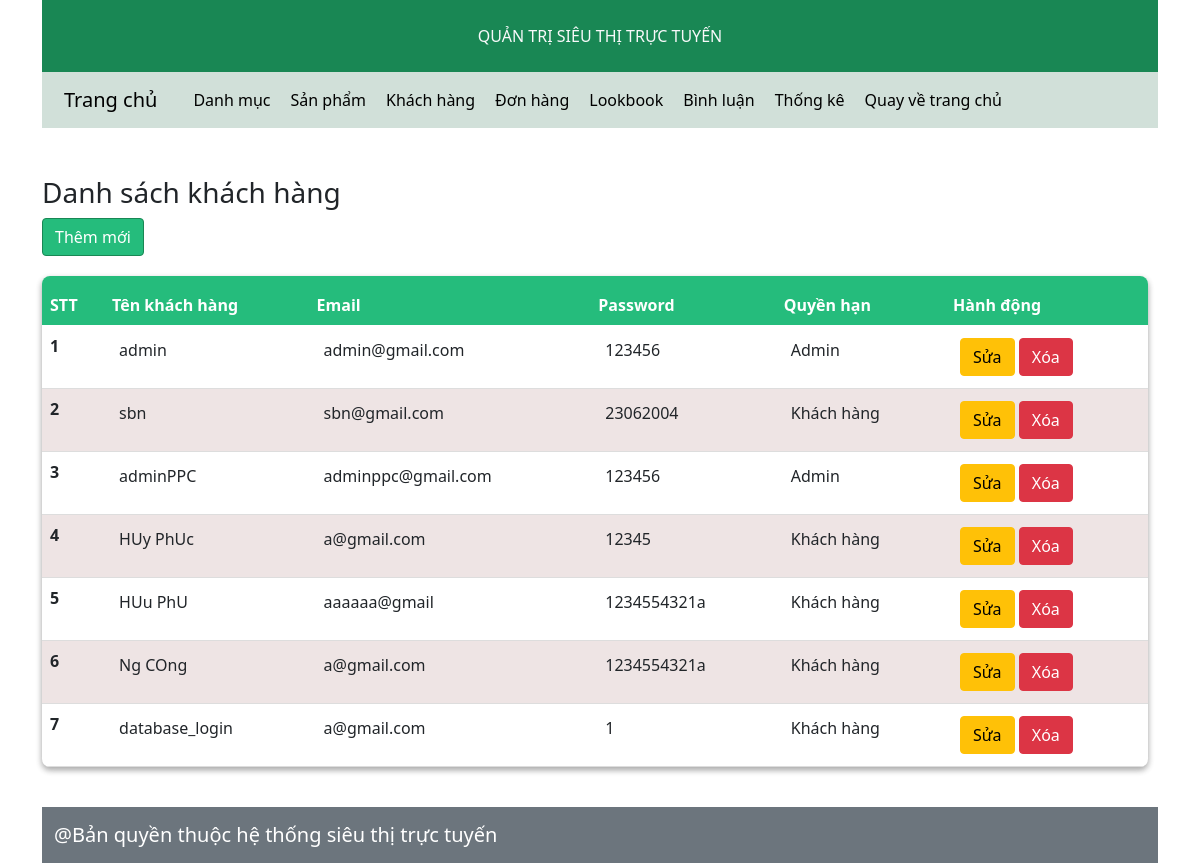
Page /admin/index.php?act=listuser on the committed database.
### tables this page shows
CREATE TABLE `users` (
  `id` int(11) NOT NULL,
  `name` varchar(255) DEFAULT NULL,
  `password` varchar(255) DEFAULT NULL,
  `email` varchar(255) DEFAULT NULL,
  `role` int(11) DEFAULT 0,
  `image_user` varchar(255) NOT NULL
);

### model/pdo.php (called while the page is built, shortened)
<?php
function pdo_get_connection()
{
    $servername = "localhost";
    $username = "root";
    $password = "";
    try {
        $conn = new PDO("mysql:host=$servername;dbname=duan1", $username, $password);
        $conn->setAttribute(PDO::ATTR_ERRMODE, PDO::ERRMODE_EXCEPTION);
        return $conn;
    } catch (PDOException $e) {
        echo "Connection failed: " . $e->getMessage();
    }
}
function pdo_query($sql)
{
    $sql_args = array_slice(func_get_args(), 1);
    try {
        $conn = pdo_get_connection();
        $stmt = $conn->prepare($sql);
        $stmt->execute($sql_args);
        $rows = $stmt->fetchAll();
        return $rows;
    } catch (PDOException $e) {
        throw $e;
    } finally {
        unset($conn);
    }
}

### model/khachhang.php (called while the page is built, shortened)
<?php
    function list_users(){
        $sql = "SELECT * from users";
        $result = pdo_query($sql);
        return $result;
    }
?>

### admin/users/list-user.php (the view, shortened to what this page needs)
<div class="col-md-12" style="width:1130px">
    <h3>Danh sách khách hàng</h3>
    <a href="?act=adduser" class="btn btn-success" style="background-color:#25bc7c">Thêm mới</a>
    <table class="table" id="table_sta">
        <thead>
            <tr>
                <th scope="col">STT</th>
                <th scope="col">Tên khách hàng</th>
                <th scope="col">Email</th>
                <th scope="col">Password</th>
                <th scope="col">Quyền hạn</th>
                <th scope="col">Hành động</th>
            </tr>
        </thead>
        <tbody>
            <?php foreach($list_users as $key => $value): ?>
            <tr>
                <th scope="row">
                    <?php echo $key + 1; ?>
                </th>
                <td>
                    <?php echo $value['name']; ?>
                </td>
                <td>
                    <?php echo $value['email']; ?>
                </td>
                <td>
                    <?php echo $value['password']; ?>
                </td>
                <td>
                    <?php
                        if($value['role'] == "0"){
                            echo "Khách hàng";
                        } else{
                            echo "Admin";
                        }
                    ?>
                </td>
                <td>
                    <a href="?act=edituser&iduser=<?php echo $value['id']; ?>" class="btn btn-warning">Sửa</a>
                     <button class="btn btn-danger" data-bs-id="<?php echo $value['id']; ?>" data-bs-toggle="modal"
                        data-bs-target="#modalDelete">
                        Xóa
                    </button>
                </td>
            </tr>
            <?php endforeach; ?>
        </tbody>
    </table>
</div>

### css/admin.css (style rules this page uses)
#table_sta { width: 100%; border-collapse: collapse; margin: 20px 0; box-shadow: rgba(0, 0, 0, 0.16) 0px 3px 6px, rgba(0, 0, 0, 0.23) 0px 3px 6px; border-radius: 8px; overflow: hidden; }
#table_sta thead tr { background-color: #25bc7c; height: 50px; color: #ffffff; }
#table_sta td { padding: 12px 15px; }
#table_sta tr { border-bottom: 1px solid #dddddd; }
#table_sta tr:nth-of-type(even) { background-color: #eee4e4; }

### rows in the picture
users: name "admin", email "admin@gmail.com", password "123456", role "Admin"
users: name "sbn", email "sbn@gmail.com", password "23062004", role "Khách hàng"
users: name "adminPPC", email "adminppc@gmail.com", password "123456", role "Admin"
users: name "HUy PhUc", email "a@gmail.com", password "12345", role "Khách hàng"
users: name "HUu PhU", email "aaaaaa@gmail", password "1234554321a", role "Khách hàng"
users: name "Ng COng", email "a@gmail.com", password "1234554321a", role "Khách hàng"
users: name "database_login", email "a@gmail.com", password "1", role "Khách hàng"
